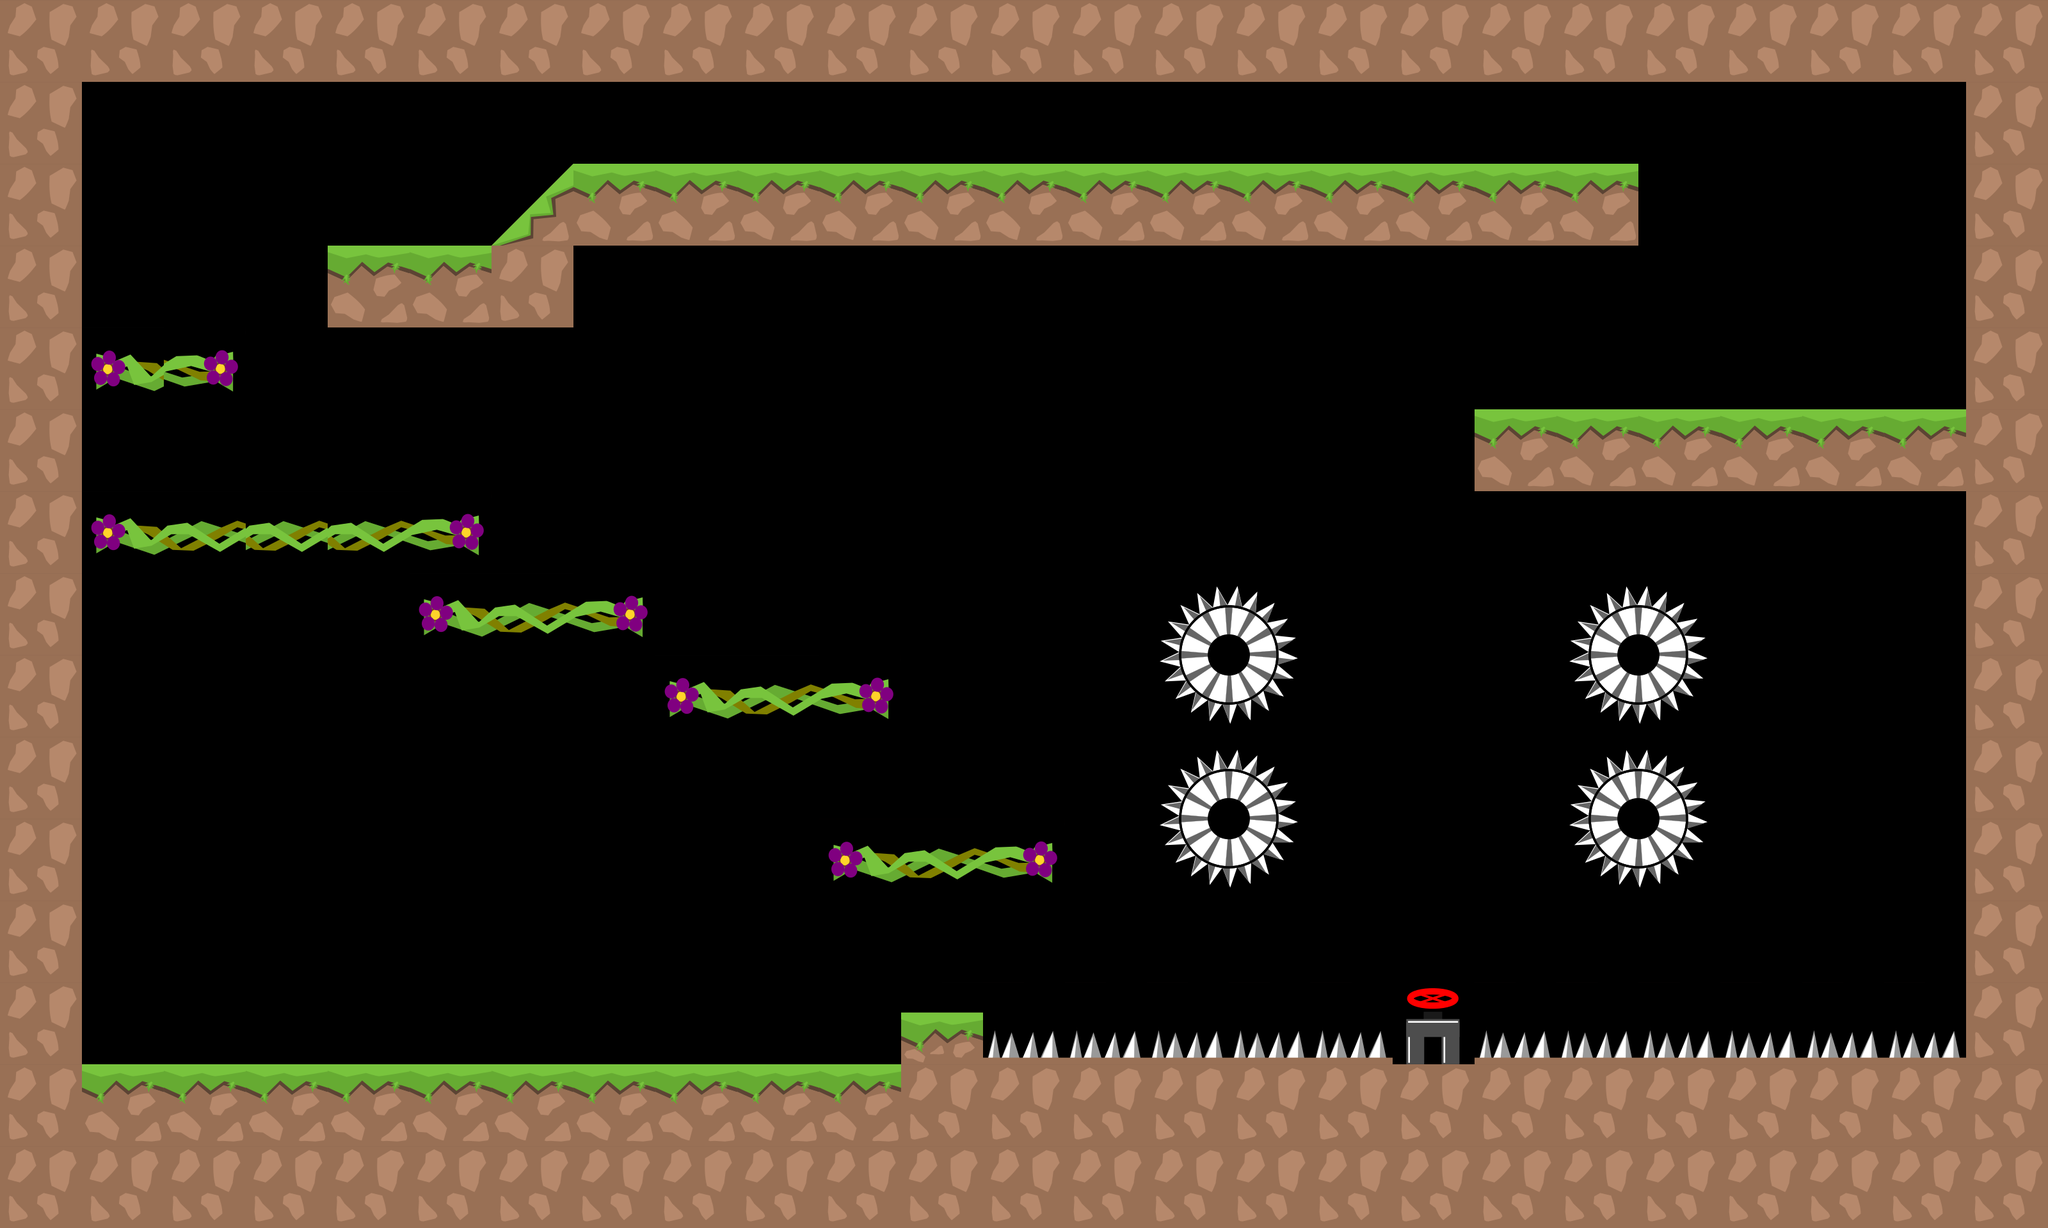

Tiled map render using the project's own tile images. Description and the map definition, with tile-layer contents summarised, below:
An orthogonal 25x15 tile map with 128x128 px tiles, 2 tile layers (graphics, oil), 2 tilesets and 30 objects.

<map version="1.0" tiledversion="1.1.1" orientation="orthogonal" renderorder="right-down" width="25" height="15" tilewidth="128" tileheight="128" infinite="0" nextobjectid="192">
 <tileset firstgid="1" source="tiles_128x128.tsx" />
 <tileset firstgid="37" source="tiles_oil_128x128.tsx" />
 <layer name="graphics" width="25" height="15">
  <data>[375 cells, 167 non-empty, 13 distinct tile ids]</data>
 </layer>
 <layer name="oil" width="25" height="15">
  <data>[375 cells, 0 non-empty, 0 distinct tile ids]</data>
 </layer>
 <objectgroup name="blocks">
  <object id="2" x="3072" y="4" width="112" height="1696" />
  <object id="3" x="64" y="52" width="64" height="1684" />
  <object id="4" x="8" y="4" width="3172" height="120" />
  <object id="127" x="8" y="1664" width="3196" height="248.002" />
  <object id="168" x="512" y="384" width="384" height="128" />
  <object id="171" x="1024" y="256" width="1536" height="128" />
  <object id="186" x="2304" y="640" width="768" height="128" />
  <object id="187" x="1408.42" y="1582.82" width="127.939" height="86.8788" />
 </objectgroup>
 <objectgroup name="switch" />
 <objectgroup name="levelEndBlock" />
 <objectgroup name="slope">
  <object id="172" x="768" y="384">
   <polygon points="0,0 128,-128 256,-128 256,0" />
  </object>
 </objectgroup>
 <objectgroup name="passBlock">
  <object id="105" x="165.622" y="817.254" width="571.697" height="46" />
  <object id="165" x="146.956" y="554.587" width="215.697" height="46" />
  <object id="181" x="671.622" y="943.254" width="322.697" height="46" />
  <object id="182" x="1042.62" y="1072.25" width="322.697" height="46" />
  <object id="183" x="1303.62" y="1327.25" width="322.697" height="46" />
 </objectgroup>
 <objectgroup name="flowers">
  <object id="74" x="256.97" y="672.853" width="69.697" height="69.697">
   <ellipse />
  </object>
  <object id="76" x="285.212" y="308.005" width="69.697" height="69.697">
   <ellipse />
  </object>
  <object id="80" x="2714.19" y="369.459" width="69.697" height="69.697">
   <ellipse />
  </object>
  <object id="83" x="652.489" y="674.671" width="69.697" height="69.697">
   <ellipse />
  </object>
  <object id="112" x="2205.46" y="1105.22" width="69.697" height="69.697">
   <ellipse />
  </object>
  <object id="114" x="2207.04" y="520.003" width="69.697" height="69.697">
   <ellipse />
  </object>
  <object id="141" x="2207.09" y="1328.49" width="69.697" height="69.697">
   <ellipse />
  </object>
  <object id="143" x="1564.49" y="1026.61" width="69.697" height="69.697">
   <ellipse />
  </object>
  <object id="144" x="2197.46" y="800.855" width="69.697" height="69.697">
   <ellipse />
  </object>
  <object id="184" x="1500.97" y="153.459" width="69.697" height="69.697">
   <ellipse />
  </object>
  <object id="185" x="1149.46" y="862.55" width="69.697" height="69.697">
   <ellipse />
  </object>
 </objectgroup>
 <objectgroup name="end">
  <object id="44" x="2193.67" y="1545.82" width="93" height="95">
   <ellipse />
  </object>
 </objectgroup>
 <objectgroup name="pushBlocks" />
 <objectgroup name="damage">
  <object id="188" x="1543" y="1606" width="619" height="36" />
  <object id="189" x="2316" y="1603" width="760" height="40" />
  <object id="190" x="1819" y="915.667" width="211" height="473" />
  <object id="191" x="2453" y="921.667" width="193" height="470" />
 </objectgroup>
 <objectgroup name="warp_a" />
 <objectgroup name="warp_b" />
</map>
